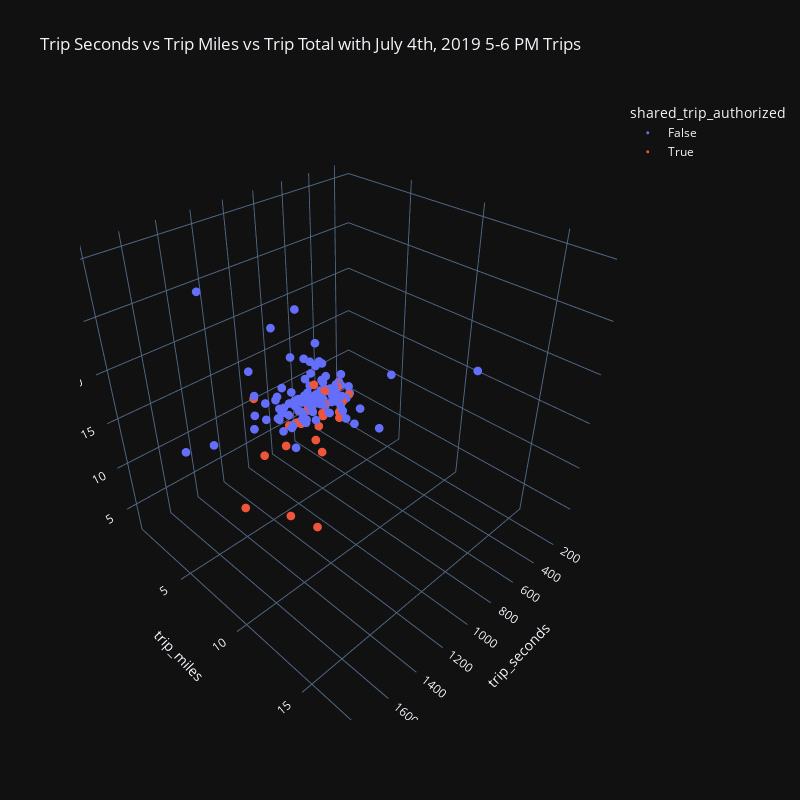

Notebook source saved alongside this figure:
### Markdown cell above
---

### 🎯 5.3: July 4th 5-6 PM trips 3D scatter plots (Pre-COVID)

Create a 3D scatter plot of trips **in 2019**.

⚠️ The 3D scatter plot is only used as a demonstration. You should avoid unnecessary 3D plots at all costs unless you're plotting spatial or scientific data.

### Code cell
fig = px.scatter_3d(
    df_july_fourth[df_july_fourth["year"] == 2019],
    title="Trip Seconds vs Trip Miles vs Trip Total with July 4th, 2019 5-6 PM Trips",
    x="trip_seconds",
    y="trip_miles",
    z="trip_total",
    color="shared_trip_authorized",
    template="plotly_dark",
    width=800,
    height=800,
)
fig.update_traces(marker_size=3)
fig.show()

### Figure 1 — Plotly figure (JSON) as saved in the notebook; plotly's stock layout.template omitted (floating-point values rounded to 4 significant figures)
{"data": [{"hovertemplate": "shared_trip_authorized=False<br>trip_seconds=%{x}<br>trip_miles=%{y}<br>trip_total=%{z}<extra></extra>", "legendgroup": "False", "marker": {"color": "#636efa", "size": 3, "symbol": "circle"}, "mode": "markers", "name": "False", "scene": "scene", "showlegend": true, "type": "scatter3d", "x": [610, 270, 1687, 943, 675, 199, 625, 755, 499, 1078, 1031, 506, 540, 524, 442, 1040, 274, 703, 391, 1657, 856, 1032, 469, 639, 589, 444, 259, 1810, 656, 1351, 950, 478, 943, 659, 500, 414, 832, 1004, 1466, 288, 553, 785, 1146, 947, 1390, 836, 651, 201, 598, 678, 634, 822, 301, 1143, 562, 778, 1181, 613, 1101, 773, 1212, 476, 1216, 1323, 318, 137, 834, 927, 1325, 571, 519, 1099, 1402, 1089, 538, 772, 1327, 582, 207, 1058, 704, 1182, 873, 1112, 360, 542, 993, 1259, 611, 487, 1135, 856, 252, 739, 1144, 844, 1177, 307, 985, 673, 620, 1193, 912, 950, 763, 1310, 1159, 250, 392, 578, 805, 384, 529, 729, 965, 348, 1101], "y": [2.0, 1.2, 7.3, 4.7, 2.7, 1.0, 2.7, 2.1, 2.1, 4.6, 4.4, 2.2, 1.2, 1.7, 2.2, 5.5, 0.8, 3.0, 1.6, 7.0, 3.9, 2.8, 1.6, 1.1, 4.5, 1.2, 0.8, 6.8, 3.0, 10.8, 6.9, 1.3, 5.1, 2.7, 1.9, 2.2, 1.2, 2.4, 11.0, 0.9, 2.8, 3.7, 6.3, 2.8, 10.3, 6.1, 2.6, 0.6, 1.9, 5.4, 2.2, 4.1, 0.6, 5.5, 2.4, 3.4, 13.8, 3.0, 10.8, 4.3, 7.2, 1.0, 6.6, 10.8, 1.1, 0.7, 4.1, 4.2, 8.8, 2.0, 1.9, 10.2, 6.8, 2.3, 2.6, 2.1, 10.2, 2.2, 0.7, 5.7, 5.3, 9.9, 3.8, 4.8, 1.6, 2.3, 5.9, 7.2, 1.5, 1.8, 3.2, 7.9, 0.7, 3.2, 11.6, 4.2, 8.6, 1.6, 3.9, 2.1, 5.0, 13.3, 2.4, 4.1, 4.2, 5.3, 7.6, 0.8, 1.0, 1.7, 3.2, 1.6, 2.5, 2.4, 4.4, 1.0, 17.6], "z": [7.55, 7.55, 17.55, 12.55, 10.05, 5.05, 16.35, 10.05, 7.55, 12.55, 15.55, 7.55, 12.55, 7.55, 7.55, 12.55, 5.05, 10.05, 7.55, 30.35, 12.55, 12.55, 7.55, 8.55, 10.05, 9.55, 5.05, 17.55, 10.05, 20.05, 15.05, 7.55, 12.55, 10.05, 12.55, 8.55, 10.05, 10.05, 30.24, 7.55, 12.05, 12.55, 15.05, 10.05, 20.05, 12.55, 10.05, 5.05, 12.05, 12.55, 11.05, 12.55, 5.05, 15.05, 10.05, 16.16, 25.05, 10.05, 17.55, 12.55, 17.55, 7.55, 16.05, 25.05, 7.55, 5.05, 10.05, 12.55, 17.55, 8.55, 7.55, 17.55, 17.55, 9.55, 10.05, 15.35, 20.55, 13.05, 5.05, 10.05, 12.55, 18.55, 12.55, 22.55, 7.55, 9.55, 12.55, 15.05, 11.16, 10.05, 14.55, 17.05, 5.05, 10.05, 20.05, 12.55, 17.55, 9.55, 12.55, 10.05, 10.05, 20.05, 12.05, 10.05, 12.55, 20.05, 17.55, 7.55, 7.55, 7.55, 10.05, 7.55, 10.05, 10.05, 14.55, 7.55, 27.55]}, {"hovertemplate": "shared_trip_authorized=True<br>trip_seconds=%{x}<br>trip_miles=%{y}<br>trip_total=%{z}<extra></extra>", "legendgroup": "True", "marker": {"color": "#EF553B", "size": 3, "symbol": "circle"}, "mode": "markers", "name": "True", "scene": "scene", "showlegend": true, "type": "scatter3d", "x": [1155, 248, 1339, 1444, 668, 434, 551, 265, 1208, 1757, 546, 1046, 598, 245, 751, 815, 240, 648, 1259, 725, 669, 736, 1302, 154, 768, 300], "y": [7.1, 0.8, 10.6, 9.7, 1.4, 1.1, 2.0, 0.9, 6.7, 10.4, 2.6, 1.9, 1.9, 1.1, 2.6, 2.2, 0.7, 3.7, 5.4, 4.2, 3.0, 4.5, 10.1, 0.8, 3.4, 1.2], "z": [15.0, 2.55, 23.0, 10.0, 7.5, 5.0, 5.0, 7.5, 12.55, 15.05, 10.0, 12.5, 7.55, 5.05, 7.55, 7.55, 3.22, 10.05, 10.72, 5.05, 5.05, 10.0, 7.55, 5.05, 10.0, 7.5]}], "layout": {"height": 800, "legend": {"title": {"text": "shared_trip_authorized"}, "tracegroupgap": 0}, "scene": {"domain": {"x": [0, 1], "y": [0, 1]}, "xaxis": {"title": {"text": "trip_seconds"}}, "yaxis": {"title": {"text": "trip_miles"}}, "zaxis": {"title": {"text": "trip_total"}}}, "title": {"text": "Trip Seconds vs Trip Miles vs Trip Total with July 4th, 2019 5-6 PM Trips"}, "width": 800}}
